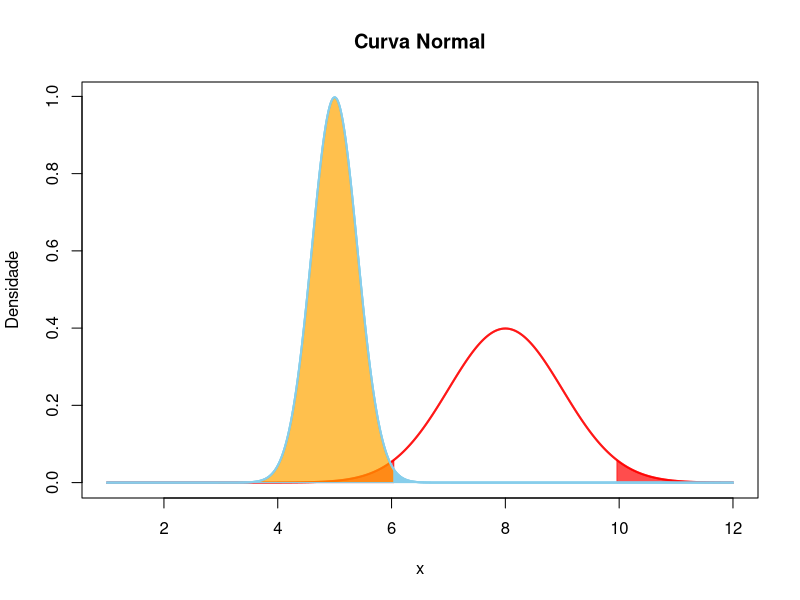

Source code (R):
rm(list = ls(all = TRUE))

cores=c("#FF0000B2", 'skyblue')

media1 <- 5
ep1 <- 0.4

media2 <- 8
ep2 <- 1


lim <- c(media1-round(4*max(ep1,ep2),0),media2+round(4*max(ep1,ep2),0))
x <- seq(lim[1], lim[2], by = 0.01)

cn1 <- function(x) {dnorm(x,media1,ep1)} # curva normal
cn2 <- function(x) {dnorm(x,media2,ep2)} # curva normal

# densidade maxima
dmax <- max(cn1(x))
if(dmax < max(cn2(x))) dmax <- max(cn2(x))

y=rep(c(0,dmax),c(ceiling(length(x)/2),floor((length(x)/2))))

plot(x, y, ylab="Densidade", xlab="x",
     main="Curva Normal",type="n",lwd=2)


# distribuicao 2
lines(x,cn2(x),lwd=2, col=cores[1], type="l")
ll2 <- media2 - 1.96*ep2
ul2 <- media2 + 1.96*ep2

xaux <- seq(lim[1], ll2, by = 0.01)
polygon(c(min(xaux), xaux, max(xaux)), c(0, cn2(xaux),0), col=cores[1], border=cores[1])

xaux <- seq(ul2, lim[2], by = 0.01)
polygon(c(min(xaux), xaux, max(xaux)), c(0, cn2(xaux),0), col=cores[1], border=cores[1])



# distribuicao 1
lines(x,cn1(x),lwd=2, col=cores[2], type="l")

xaux <- seq(ll2, lim[2], by = 0.01)
polygon(c(min(xaux), xaux, max(xaux)), c(0, cn1(xaux),0), col=cores[2], border=cores[2])


# reforca as curvas
lines(x,cn2(x),lwd=2, col=cores[1], type="l")
lines(x,cn1(x),lwd=2, col=cores[2], type="l")


# forca do teste

xaux <- seq(lim[1], ll2, by = 0.01)
polygon(c(min(xaux), xaux, max(xaux)), c(0, cn1(xaux),0), col=scales::alpha("orange",.7), border=cores[2])


lines(x,cn1(x),lwd=2, col=cores[2], type="l")



# x <- seq(-2, 0, by = 0.01)

# polygon(c(-2,x,0), c(0,cn1(x),0), col=cores[2], border=cores[2])

# lines(x,cn1(x),ylab="Densidade",xlab="x",
#      main="Curva Normal",type="l",lwd=2)

